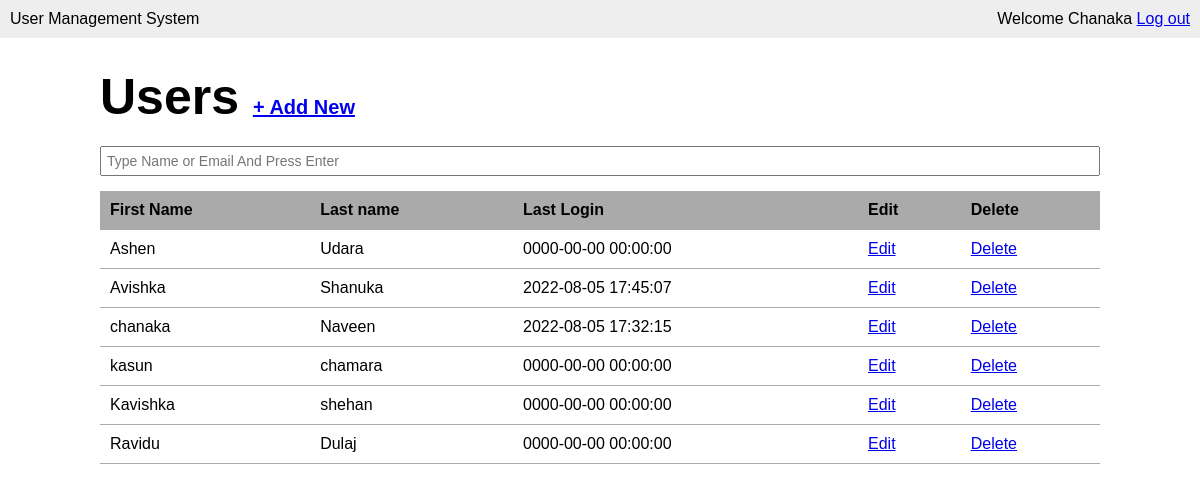
Page /users.php (signed in) on the committed database.
### tables this page shows
CREATE TABLE `user` (
  `id` int(11) NOT NULL,
  `first_name` varchar(50) NOT NULL,
  `last_name` varchar(50) NOT NULL,
  `email` varchar(50) NOT NULL,
  `password` varchar(50) NOT NULL,
  `last_login` datetime NOT NULL,
  `is_deleted` tinyint(1) NOT NULL
);

### users.php (the view, shortened to what this page needs)
<?php require_once ('inc/connection.php'); ?>
<?php
	$user_list = '';
	$search = '';
	if(isset($_GET['search'])){
		$search = mysqli_real_escape_string($connection, $_GET['search']);
		$query = "SELECT * FROM user WHERE (first_name LIKE '%{$search}%' OR last_name LIKE '%{$search}%' OR email LIKE '%{$search}%') AND is_deleted= 0 ORDER BY first_name";
	} else {
		$query = "SELECT * FROM user WHERE is_deleted= 0 ORDER BY first_name";
	}
	$users = mysqli_query($connection, $query);
		while ($user = mysqli_fetch_assoc($users)) {
			$user_list .="<tr>";
			$user_list .="<td>{$user['first_name']} </td>";
			$user_list .="<td>{$user['last_name']} </td>";
			$user_list .="<td>{$user['last_login']} </td>";
			$user_list .="<td> <a href = \"modify-user.php?user_id={$user['id']}\">Edit </a> </td>";
			$user_list .="<td> <a href = \"delete-user.php?user_id={$user['id']}\" onclick = \"return confirm('Are you sure?');\">Delete </a> </td>";
			$user_list .="</tr>";
		}
?>
<!DOCTYPE html>
<html>
<head>
	<link rel="stylesheet" href="css/main.css">
</head>
<body>
	<header>
		<div class="appname">User Management System</div>
		<div class="loggedin">Welcome <?php echo $_SESSION['first_name']; ?> <a href="logout.php">Log out </a> </div>
	</header>
	<main>
		<h1>Users <span><a href="add-user.php">+ Add New </a></span>  </h1>
	<p>
			<div class="search">
			<form action="users.php " method="get">
				<input type="text" name="search" placeholder="Type Name or Email And Press Enter" value="<?php echo $search; ?>" autofocus>
			</form>
		</div>
	</p>
		<table class="masterlist">
			<tr>
				<th>First Name</th>
				<th>Last name</th>
				<th>Last Login</th>
				<th>Edit</th>
				<th>Delete</th>
			</tr>
			<?php echo $user_list; ?>
		</table>
	</main>
</body>
</html>

### css/main.css (style rules this page uses)
* { margin: 0; }
body { font-family: Arial,"Helvetica", Helvetica, sans-serif; font-size: 16px; }
p { margin-bottom: 15px; }
input { display: block; width: 100%; padding: 5px; box-sizing: border-box; font-size: 14px; }
header { background: #eee; overflow: auto; padding: 10px; }
header .appname { float: left; }
header .loggedin { float: right; }
main { width: 1000px; margin: 30px auto; }
main h1 { margin-bottom: 20px; font-size: 50px; }
main h1 span { font-size: 20px; }
table.masterlist { width: 100%; border-collapse: collapse; }
table.masterlist th { background: #aaa; text-align: left; }
table.masterlist th, table.masterlist td { padding: 10px; border-bottom: 1px solid #aaa; }

### rows in the picture
user: first_name "Ashen", last_name "Udara", last_login "0000-00-00 00:00:00"
user: first_name "Avishka", last_name "Shanuka", last_login "2022-08-05 17:45:07"
user: first_name "chanaka", last_name "Naveen", last_login "2022-08-05 17:32:15"
user: first_name "kasun", last_name "chamara", last_login "0000-00-00 00:00:00"
user: first_name "Kavishka", last_name "shehan", last_login "0000-00-00 00:00:00"
user: first_name "Ravidu", last_name "Dulaj", last_login "0000-00-00 00:00:00"

### other values in the picture
$_SESSION['first_name'] "Chanaka"
